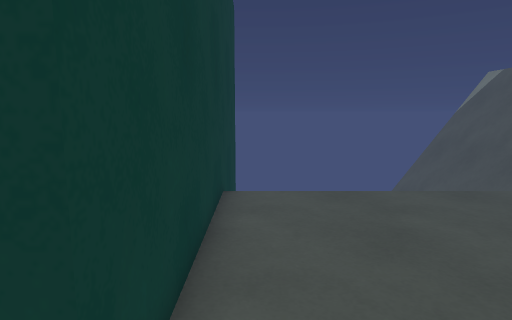
view 1 (above)

16 first-person views from a walk through a Unity game level. The camera is 1.3 m above the floor, tilts 8° down and sees 75° across. The floor is counted in squares, 0.5 m on a side. Each view is taken from the middle of a square. On the plan, view 1 faces up. The plan holds only what a view shows up to about 20 squares ahead; the rest is blank. The place goes on beyond the plan.

view 2
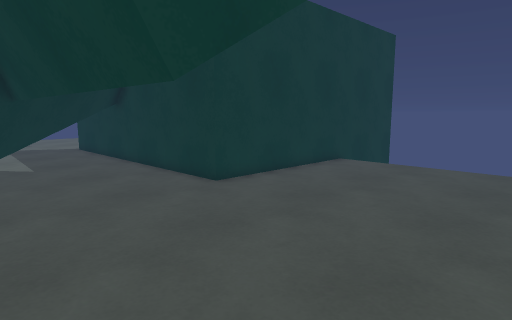

view 3
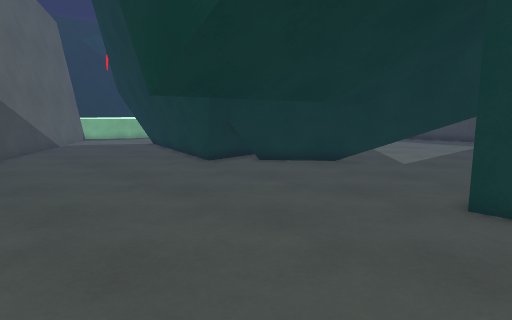

view 4
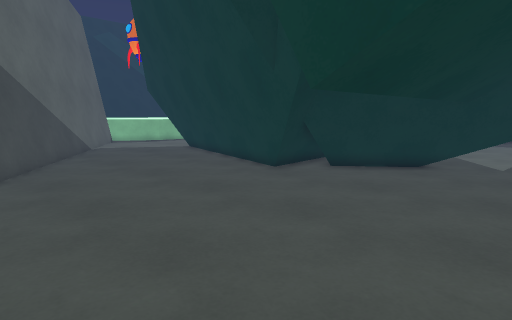

view 5
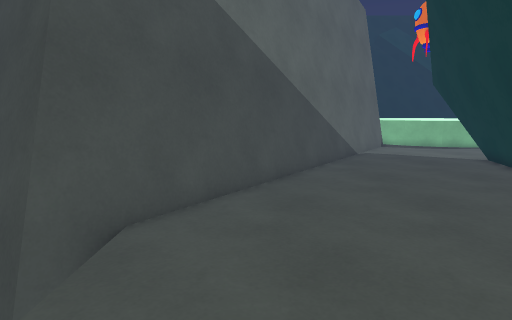

view 6
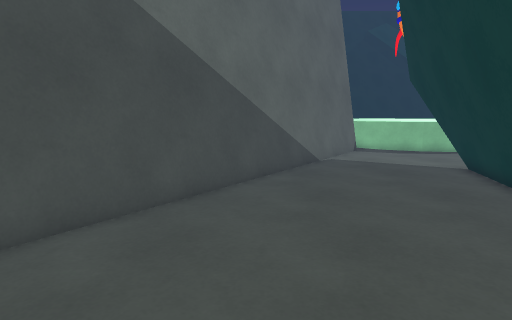

view 7
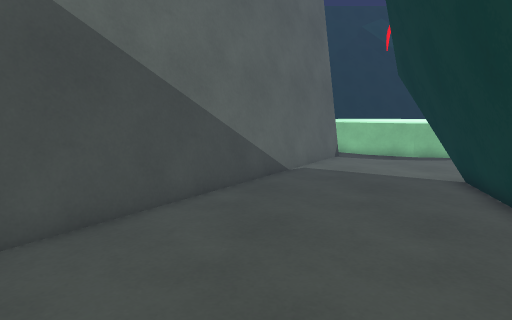

view 8
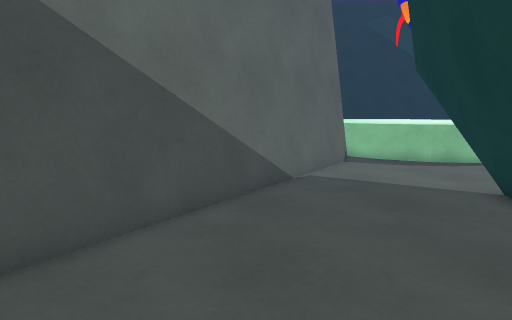

view 9
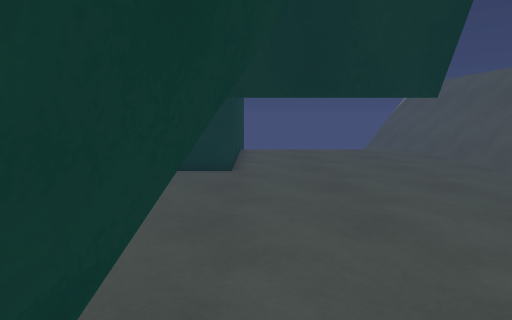

view 10
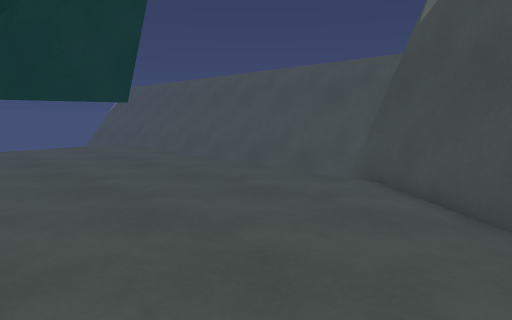

view 11
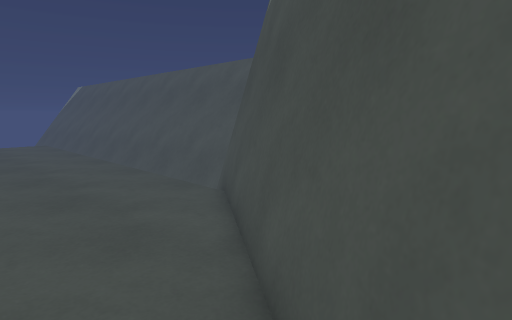

view 12
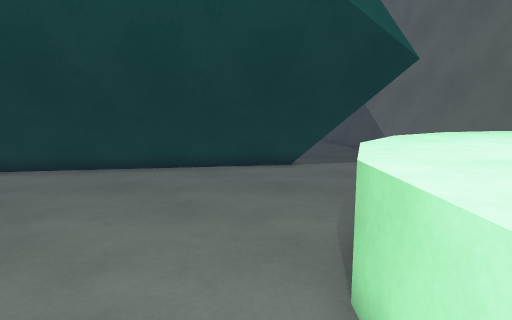

view 13
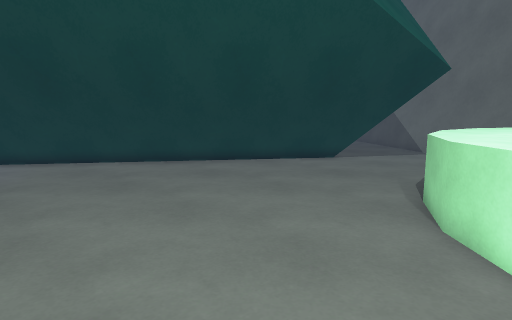

view 14
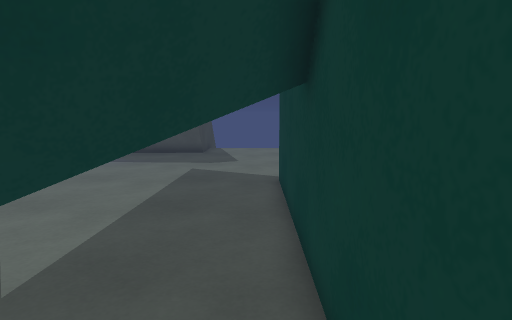

view 15
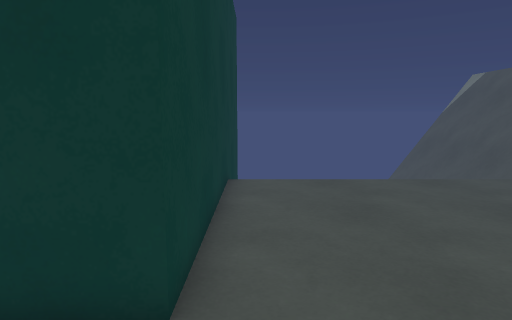

view 16
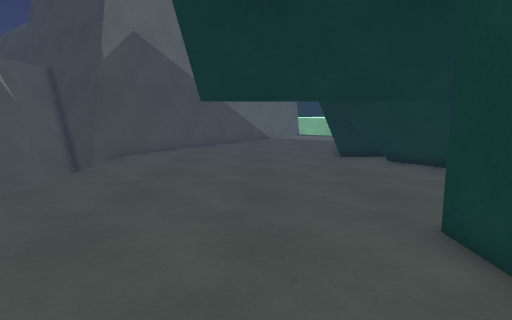

### Floor plan
Key: @ floor where view 1 was taken; # wall or solid block; . floor; = window, fence, low wall or low ledge; ^ raised ledge; v drop or lower ground; T thing the floor can be seen under or through.
Columns run from 22 left of view 1 to 13 right of it. Each row starts with its distance up from view 1.
 11                      #
 10                      #..........
  9                      #..........
  8                      #.........
  7                      #...........
  6                      #...........v
  5                      #...........v
  4                      #...........v
  3                      #...........v
  2              #########...........v
  1              #...................v
  0              ##.......@..........v
 -1              ###.................v
 -2               ###................v
 -3               ### ...............v
 -4               T##TTTTTTTTTTT.....v
 -5 ...........    ####..............v
 -6 ...........    #####.............v
 -7 ....            #####............v
 -8                  ######..........v
 -9                  ######..........vv
-10                  #####...........v=v
-11                 ######...........=##
-12                     ##...........###
-13    #                ##..........##
-14    ##              ## .........=##
-15    ###             ##..........##
-16    #####           ##.........##
-17   .. ####          ##........=##
-18   ....#####       ###........##
-19   .....#####      ##........##
-20   .......####     #T.......=##
-21  .........#####   TT.......##
-22  .......... #### TTT......##
-23  ............#####T......##
-24  .............##TTT.....=##
-25  .............. TTT.....##
-26  ................T ....##
-27  .....................=##
-28  .....................##
-29  ............^.......##
-30   ........^^^^^^^...=##
-31    .....^^^^^^^^^^^.##
-32     ...^^^^^^^^^^^^^#
-33 .   ..^^^

Positions as (right, up) in squares from view 1, and headings:
1: (0, 0), facing up
2: (9, -6), facing up-left
3: (9, 4), facing down-left
4: (10, 0), facing down-left
5: (8, -4), facing down
6: (5, -7), facing down
7: (3, -10), facing down
8: (3, -12), facing down
9: (0, -13), facing up
10: (-1, -17), facing up-right
11: (4, -20), facing up-right
12: (-18, -33), facing up-right
13: (-22, -33), facing up-right
14: (-4, 1), facing left
15: (0, -2), facing up
16: (3, 9), facing down
